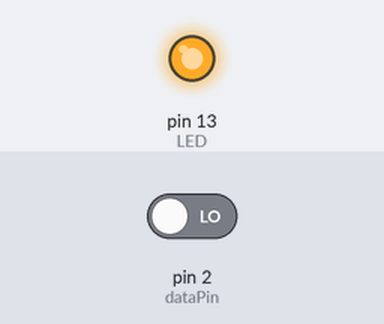
This sketch was run on a simulated Arduino Uno, built with avr-gcc and run on an emulated ATmega328P. Parts: output pins drawn as LEDs (lit = HIGH). Inputs (shaded band) come from the test bench; at power-on: pin 2 (dataPin) LOW. What the sketch prints to the serial monitor is not drawn.

Above: at 0.1 s.
Timing chart, 0 to 1.6 s (numbered marks = the images above):
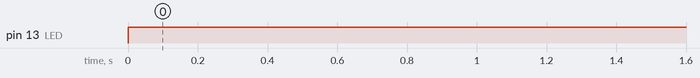

Measured:
- by itself, pin 13 (LED): LOW → HIGH at 0.00 s

The sketch:

RFReceiver.ino
```cpp
int dataPin = 2;
int LED = 13;
int data;

void setup()
{
  Serial.begin(9600);  //hardware serial to PC
  pinMode(dataPin,INPUT);	 //设置12脚为数据接收（datain）脚
  pinMode(LED,OUTPUT);   //设置13脚为LED显示管脚
}

void loop ()
{
  data=digitalRead(dataPin);
  digitalWrite(LED,dataPin);//用12脚接收到的无线电平信号	   //控制13脚上的LED
  Serial.println(data);
}
```
